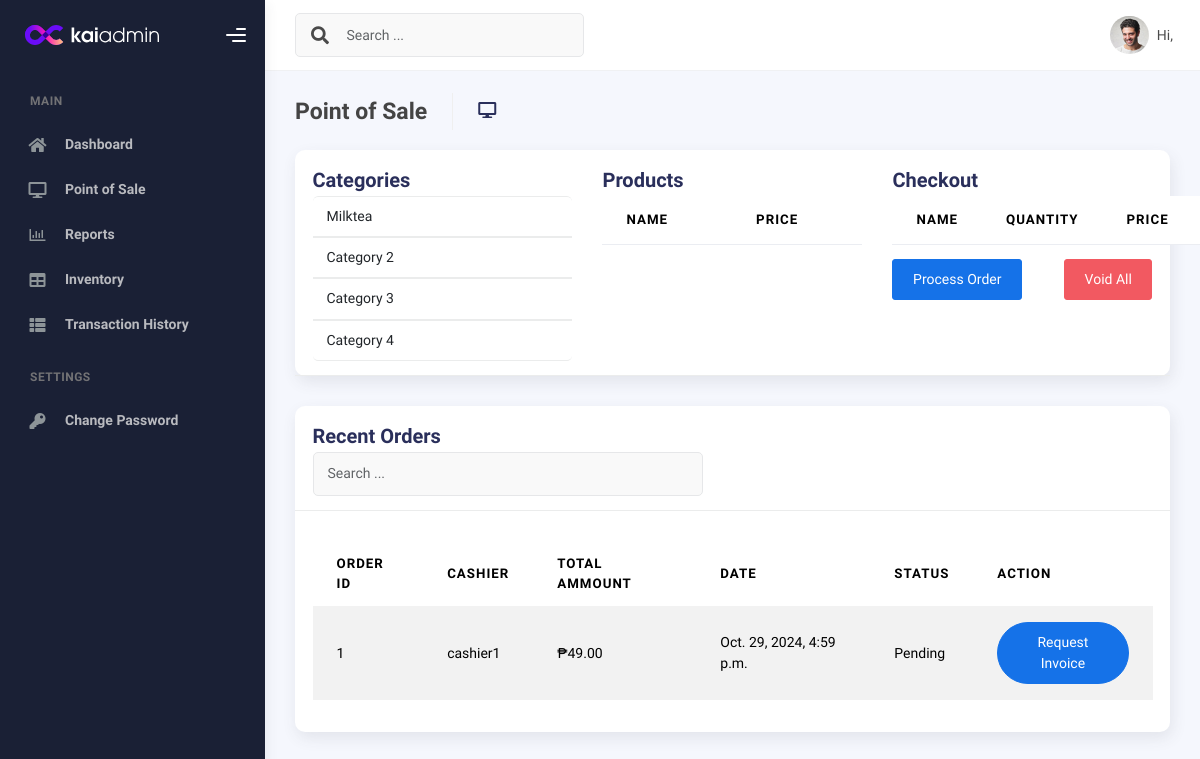
Screenshot of /pos/ with the database file from the repository.
### Coftea/models.py (models this page shows, shortened)
class Category(models.Model):
    category_id = models.AutoField(primary_key=True)
    category_name = models.CharField(max_length=100)

class OrderTransaction(models.Model):
    order_id = models.AutoField(primary_key=True)
    transaction_date = models.DateTimeField(auto_now_add=True)
    total_price = models.DecimalField(max_digits=10, decimal_places=2)
    user = models.ForeignKey(User, on_delete=models.CASCADE, related_name='orders')
    status = models.CharField(
        max_length=20,
        choices=[
            ('pending', 'Pending'),
            ('completed', 'Completed'),
            ('cancelled', 'Cancelled')
        ],
        default='Pending'
    )

### Coftea/views.py (the view)
# urls.py: path('pos/', views.pos, name='pos'),
def pos(request):
    recent_orders = OrderTransaction.objects.order_by('-transaction_date')[:5]
    categories = Category.objects.all()
    products = Product.objects.all()
    if request.method == 'POST':
        pass
    context = {
        'recent_orders': recent_orders,
        'categories': categories,
        'products': products,
    }
    return render(request, 'pos.html', context)

### templates/pos.html (shortened to what this page needs)
{% extends "base.html" %}
{% block content %}
<div class="container">
    <div class="page-inner">
      <div class="page-header">
        <h4 class="page-title">Point of Sale</h4>
        <ul class="breadcrumbs">
          <li class="nav-home">
            <a href="#">
              <i class="fas fa-desktop"></i>
            </a>
          </li>
        </ul>
      </div>
      <div class="page-category">
        <div class="card">
            <div class="card-header">
        <form method="post">
        <div class="row">
              <div class="col-md-4">
                <div class="card-title">Categories</div>
                <ul class="list-group">
                    {% for category in categories %}
                    <a class="list-group-item" onclick="showProductsByCategory({{ category.category_id }})">
                        {{ category.category_name }}
                    </a>
                    {% endfor %}
                </ul>
            </div>
        <div class="col-md-4">
            <div class="card-title">Products</div>
            <table class="table">
                <thead>
                    <tr>
                        <th>Name</th>
                        <th>Price</th>
                    </tr>
                </thead>
            </table>
        </div>
        <div class="col-md-4">
            <div class="card-title">Checkout</div>
            <table class="table">
                <thead>
                    <tr>
                        <th>Name</th>
                        <th>Quantity</th>
                        <th>Price</th>
                        <th>Action</th>
                    </tr>
                </thead>
            </table>
            <div class="d-flex justify-content-between">
                <button type="submit" class="btn btn-primary">Process Order</button>
                <button type="button" class="btn btn-danger" onclick="promptVoid()">Void All</button>
            </div>
        </div>
        </div>
    </div>
</div>
    </div>
        <div class="row">
            <div class="col-md-12">
              <div class="card">
                <div class="card-header">
                  <div class="card-title">Recent Orders</div>
                    <div class="col-md-12 row">
                    <div class="col-md-6">
                        <form class="navbar-left navbar-form nav-search mr-md-3" action="">
                        <div class="input-group">
                            <input type="text" placeholder="Search ..." class="form-control" />
                            <div class="input-group-append">
                            <span class="input-group-text">
                            </span>
                            </div>
                        </div>
                        </form>
                    </div>
                    <div class="col-md-6">
                    </div>
                    </div>
                </div>
                <div class="card-body">
                  <table class="table table-striped mt-3">
                    <thead>
                      <tr>
                        <th scope="col">Order ID</th>
                        <th scope="col">Cashier</th>
                        <th scope="col">Total Ammount</th>
                        <th scope="col">Date</th>
                        <th scope="col">Status</th>
                        <th scope="col">Action</th>
                      </tr>
                    </thead>
                    <tbody>
                        {% for order in recent_orders %}
                        <tr>
                          <td>{{ order.order_id }}</td>
                          <td>{{ order.user.username }}</td>
                          <td>₱{{ order.total_price }}</td>
                          <td>{{ order.transaction_date }}</td>
                          <td>{{ order.status }}</td>
                          <td>
                            <a href="" class="btn btn-primary btn-rounded" target="_blank">Request Invoice</a>
                        </td>
                        </tr>
                        {% empty %}
                        <tr>
                            <td colspan="6" style="text-align: center">
                              <p class="text-sm font-weight-bold mb-0">No Records Found</p>
                            </td>
                          </tr>
                      {% endfor %}
                    </tbody>
                  </table>
                </div>
              </div>
            </div>
          </div>
      </div>
    </div>
  </div>
{% endblock %}

### templates/base.html (shortened to what this page needs)
{% load static %}
<!DOCTYPE html>
<html lang="en">
  <head>
    <link rel="stylesheet" href="{% static 'css/bootstrap.min.css' %}" />
    <link rel="stylesheet" href="{% static 'css/plugins.min.css' %}" />
    <link rel="stylesheet" href="{% static 'css/kaiadmin.min.css' %}" />
  </head>
  <body>
    <div class="wrapper">
      <div class="sidebar" data-background-color="dark">
        <div class="sidebar-logo">
          <div class="logo-header" data-background-color="dark">
            <a href="index.html" class="logo">
              <img src="{% static 'img/kaiadmin/logo_light.svg' %}" alt="navbar brand" class="navbar-brand" height="20" />
            </a>
            <div class="nav-toggle">
						<button class="btn btn-toggle toggle-sidebar">
							<i class="gg-menu-right"></i>
						</button>
					</div>
          </div>
        </div>
        <div class="sidebar-wrapper scrollbar scrollbar-inner">
          <div class="sidebar-content">
            <ul class="nav nav-secondary">
				<li class="nav-section">
					<h4 class="text-section">Main</h4>
				  </li>
              <li class="nav-item">
                <a href="{% url 'dashboard' %}">
                  <i class="fas fa-home"></i>
                  <p>Dashboard</p>
                </a>
			        </li>
			  <li class="nav-item">
				<a href="{% url 'pos' %}">
					<i class="fas fa-desktop"></i>
					<p>Point of Sale</p>
				  </a>
			  </li>
			  <li class="nav-item">
				<a href="{% url 'reports' %}">
					<i class="far fa-chart-bar"></i>
					<p>Reports</p>
				</a>
			  </li>
			  <li class="nav-item">
				<a href="{% url 'inventory' %}">
					<i class="fas fa-table"></i>
					<p>Inventory</p>
				</a>
			  </li>
			  <li class="nav-item">
				<a href="{% url 'order_history' %}">
					<i class="fas fa-th-list"></i>
					<p>Transaction History</p>
				</a>
              </li>
			  <li class="nav-section">
				<h4 class="text-section">Settings</h4>
			  </li>
              <li class="nav-item">
                <a href="">
                  <i class="fas fa-key"></i>
                  <p>Change Password</p>
                </a>
              </li>
            </ul>
          </div>
        </div>
      </div>
      <div class="main-panel">
        <div class="main-header">
          <nav
            class="navbar navbar-header navbar-header-transparent navbar-expand-lg border-bottom"
          >
            <div class="container-fluid">
              <nav
                class="navbar navbar-header-left navbar-expand-lg navbar-form nav-search p-0 d-none d-lg-flex"
              >
                <div class="input-group">
                  <div class="input-group-prepend">
                    <button type="submit" class="btn btn-search pe-1">
                      <i class="fa fa-search search-icon"></i>
                    </button>
                  </div>
                  <input type="text" placeholder="Search ..." class="form-control" />
                </div>
              </nav>
              <ul class="navbar-nav topbar-nav ms-md-auto align-items-center">
                <li class="nav-item topbar-user dropdown hidden-caret">
                  <a
                    class="dropdown-toggle profile-pic"
                    data-bs-toggle="dropdown"
                    href="#"
                    aria-expanded="false"
                  >
                    <div class="avatar-sm">
                      <img
                        src="{% static 'img/profile.jpg' %}"
                        alt="..."
                        class="avatar-img rounded-circle"
                      />
                    </div>
                    <span class="profile-username">
                      <span class="op-7">Hi,</span>
                    </span>
                  </a>
                </li>
              </ul>
            </div>
          </nav>
        </div>
		{% block content %}
		{% endblock %}
        <footer class="footer">
          <div class="container-fluid">
            <nav class="pull-left">
              <ul class="nav">
                <li class="nav-item">
                  <a class="nav-link" href="http://www.themekita.com"> ThemeKita </a>
                </li>
                <li class="nav-item">
                  <a class="nav-link" href="#"> Help </a>
                </li>
                <li class="nav-item">
                  <a class="nav-link" href="#"> Licenses </a>
                </li>
              </ul>
            </nav>
            <div class="copyright ms-auto">
              <a href="http://www.themekita.com">ThemeKita</a>
            </div>
          </div>
        </footer>
      </div>
  </body>
</html>

### rows the page displays
Category: category_name "Milktea"
Category: category_name "Category 2"
Category: category_name "Category 3"
Category: category_name "Category 4"
OrderTransaction: order_id "1", user.username "cashier1", total_price "49.00", transaction_date "Oct. 29, 2024, 4:59 p.m.", status "Pending"
